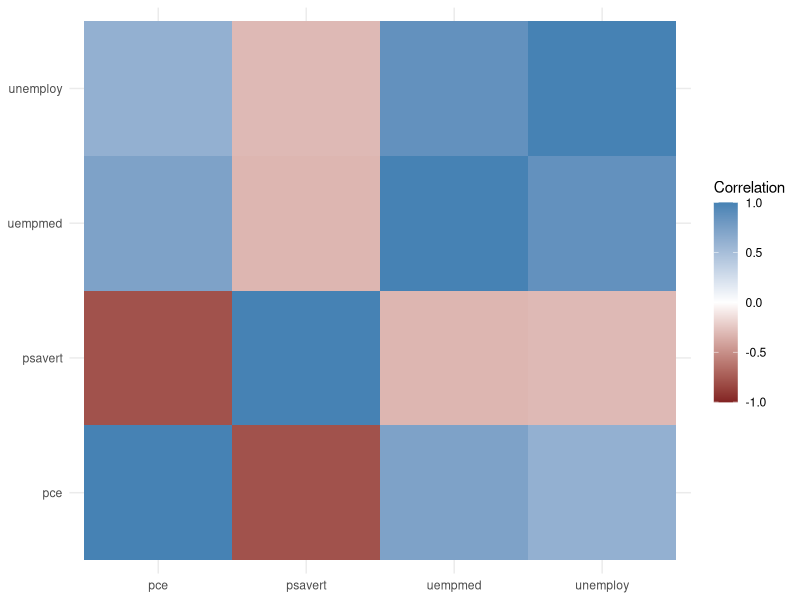

The R script that drew this image:
require(ggplot2)
require(reshape2)
require(scales)

#相関マトリックスを作成
econCor <- cor(economics[,c(2,4:6)])

#ロングフォーマットへ加工
econMelt <- melt(econCor, varnames = c("x", "y"),
                 value.name = "Correlation")

#相関係数順にソート
econMelt <- econMelt[order(econMelt$Correlation), ]

##ggplotで作画
# x,yをx軸、y軸へ設定
ggplot(econMelt, aes(x = x, y = y)) +
  geom_tile(aes(fill = Correlation)) +
  scale_fill_gradient2(low = muted("red"), mid = "white", high = "steelblue",
                       guide = guide_colourbar(ticks = FALSE, barheight = 10),
                       limits = c(-1,1)) + theme_minimal() + labs(x = NULL, y = NULL)
